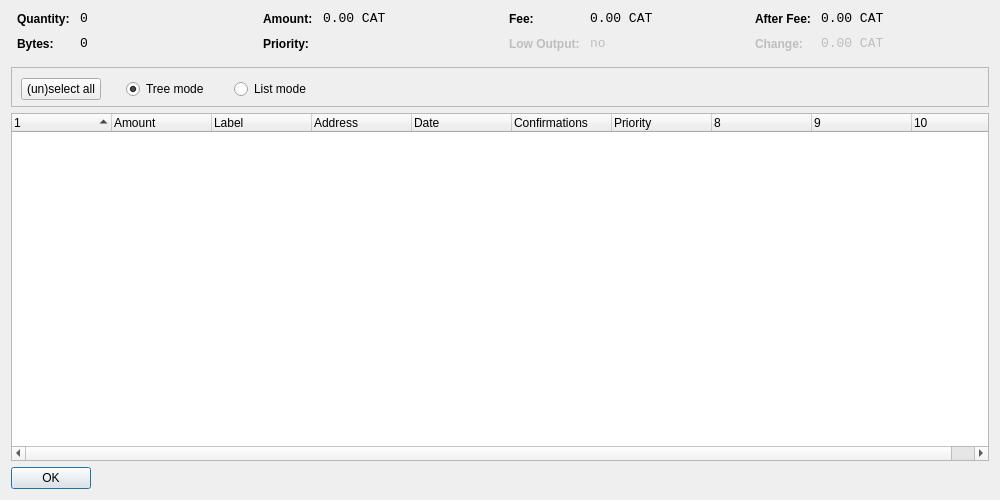
<?xml version="1.0" encoding="UTF-8"?>
<ui version="4.0">
 <class>CoinControlDialog</class>
 <widget class="QDialog" name="CoinControlDialog">
  <property name="geometry">
   <rect>
    <x>0</x>
    <y>0</y>
    <width>1000</width>
    <height>500</height>
   </rect>
  </property>
  <property name="windowTitle">
   <string>Coin Control</string>
  </property>
  <layout class="QVBoxLayout" name="verticalLayout">
   <item>
    <layout class="QHBoxLayout" name="horizontalLayoutTop" stretch="0,0,0,0">
     <property name="topMargin">
      <number>0</number>
     </property>
     <property name="bottomMargin">
      <number>10</number>
     </property>
     <item>
      <layout class="QFormLayout" name="formLayoutCoinControl1">
       <property name="horizontalSpacing">
        <number>10</number>
       </property>
       <property name="verticalSpacing">
        <number>10</number>
       </property>
       <property name="leftMargin">
        <number>6</number>
       </property>
       <property name="rightMargin">
        <number>6</number>
       </property>
       <item row="0" column="0">
        <widget class="QLabel" name="labelCoinControlQuantityText">
         <property name="styleSheet">
          <string notr="true">font-weight:bold;</string>
         </property>
         <property name="text">
          <string>Quantity:</string>
         </property>
        </widget>
       </item>
       <item row="0" column="1">
        <widget class="QLabel" name="labelCoinControlQuantity">
         <property name="font">
          <font>
           <family>Monospace</family>
           <pointsize>10</pointsize>
          </font>
         </property>
         <property name="cursor">
          <cursorShape>IBeamCursor</cursorShape>
         </property>
         <property name="contextMenuPolicy">
          <enum>Qt::ActionsContextMenu</enum>
         </property>
         <property name="text">
          <string notr="true">0</string>
         </property>
         <property name="textInteractionFlags">
          <set>Qt::LinksAccessibleByMouse|Qt::TextSelectableByKeyboard|Qt::TextSelectableByMouse</set>
         </property>
        </widget>
       </item>
       <item row="1" column="0">
        <widget class="QLabel" name="labelCoinControlBytesText">
         <property name="styleSheet">
          <string notr="true">font-weight:bold;</string>
         </property>
         <property name="text">
          <string>Bytes:</string>
         </property>
        </widget>
       </item>
       <item row="1" column="1">
        <widget class="QLabel" name="labelCoinControlBytes">
         <property name="font">
          <font>
           <family>Monospace</family>
           <pointsize>10</pointsize>
          </font>
         </property>
         <property name="cursor">
          <cursorShape>IBeamCursor</cursorShape>
         </property>
         <property name="contextMenuPolicy">
          <enum>Qt::ActionsContextMenu</enum>
         </property>
         <property name="text">
          <string notr="true">0</string>
         </property>
         <property name="textInteractionFlags">
          <set>Qt::LinksAccessibleByMouse|Qt::TextSelectableByKeyboard|Qt::TextSelectableByMouse</set>
         </property>
        </widget>
       </item>
      </layout>
     </item>
     <item>
      <layout class="QFormLayout" name="formLayoutCoinControl2">
       <property name="horizontalSpacing">
        <number>10</number>
       </property>
       <property name="verticalSpacing">
        <number>10</number>
       </property>
       <property name="leftMargin">
        <number>6</number>
       </property>
       <property name="rightMargin">
        <number>6</number>
       </property>
       <item row="0" column="0">
        <widget class="QLabel" name="labelCoinControlAmountText">
         <property name="styleSheet">
          <string notr="true">font-weight:bold;</string>
         </property>
         <property name="text">
          <string>Amount:</string>
         </property>
        </widget>
       </item>
       <item row="0" column="1">
        <widget class="QLabel" name="labelCoinControlAmount">
         <property name="font">
          <font>
           <family>Monospace</family>
           <pointsize>10</pointsize>
          </font>
         </property>
         <property name="cursor">
          <cursorShape>IBeamCursor</cursorShape>
         </property>
         <property name="contextMenuPolicy">
          <enum>Qt::ActionsContextMenu</enum>
         </property>
         <property name="text">
          <string notr="true">0.00 CAT</string>
         </property>
         <property name="textInteractionFlags">
          <set>Qt::LinksAccessibleByMouse|Qt::TextSelectableByKeyboard|Qt::TextSelectableByMouse</set>
         </property>
        </widget>
       </item>
       <item row="1" column="0">
        <widget class="QLabel" name="labelCoinControlPriorityText">
         <property name="styleSheet">
          <string notr="true">font-weight:bold;</string>
         </property>
         <property name="text">
          <string>Priority:</string>
         </property>
        </widget>
       </item>
       <item row="1" column="1">
        <widget class="QLabel" name="labelCoinControlPriority">
         <property name="font">
          <font>
           <family>Monospace</family>
           <pointsize>10</pointsize>
          </font>
         </property>
         <property name="cursor">
          <cursorShape>IBeamCursor</cursorShape>
         </property>
         <property name="contextMenuPolicy">
          <enum>Qt::ActionsContextMenu</enum>
         </property>
         <property name="text">
          <string/>
         </property>
         <property name="textInteractionFlags">
          <set>Qt::LinksAccessibleByMouse|Qt::TextSelectableByKeyboard|Qt::TextSelectableByMouse</set>
         </property>
        </widget>
       </item>
      </layout>
     </item>
     <item>
      <layout class="QFormLayout" name="formLayoutCoinControl3">
       <property name="horizontalSpacing">
        <number>10</number>
       </property>
       <property name="verticalSpacing">
        <number>10</number>
       </property>
       <property name="leftMargin">
        <number>6</number>
       </property>
       <property name="rightMargin">
        <number>6</number>
       </property>
       <item row="0" column="0">
        <widget class="QLabel" name="labelCoinControlFeeText">
         <property name="styleSheet">
          <string notr="true">font-weight:bold;</string>
         </property>
         <property name="text">
          <string>Fee:</string>
         </property>
        </widget>
       </item>
       <item row="0" column="1">
        <widget class="QLabel" name="labelCoinControlFee">
         <property name="font">
          <font>
           <family>Monospace</family>
           <pointsize>10</pointsize>
          </font>
         </property>
         <property name="cursor">
          <cursorShape>IBeamCursor</cursorShape>
         </property>
         <property name="contextMenuPolicy">
          <enum>Qt::ActionsContextMenu</enum>
         </property>
         <property name="text">
          <string notr="true">0.00 CAT</string>
         </property>
         <property name="textInteractionFlags">
          <set>Qt::LinksAccessibleByMouse|Qt::TextSelectableByKeyboard|Qt::TextSelectableByMouse</set>
         </property>
        </widget>
       </item>
       <item row="1" column="0">
        <widget class="QLabel" name="labelCoinControlLowOutputText">
         <property name="enabled">
          <bool>false</bool>
         </property>
         <property name="styleSheet">
          <string notr="true">font-weight:bold;</string>
         </property>
         <property name="text">
          <string>Low Output:</string>
         </property>
        </widget>
       </item>
       <item row="1" column="1">
        <widget class="QLabel" name="labelCoinControlLowOutput">
         <property name="enabled">
          <bool>false</bool>
         </property>
         <property name="font">
          <font>
           <family>Monospace</family>
           <pointsize>10</pointsize>
          </font>
         </property>
         <property name="cursor">
          <cursorShape>IBeamCursor</cursorShape>
         </property>
         <property name="contextMenuPolicy">
          <enum>Qt::ActionsContextMenu</enum>
         </property>
         <property name="text">
          <string notr="true">no</string>
         </property>
         <property name="textInteractionFlags">
          <set>Qt::LinksAccessibleByMouse|Qt::TextSelectableByKeyboard|Qt::TextSelectableByMouse</set>
         </property>
        </widget>
       </item>
      </layout>
     </item>
     <item>
      <layout class="QFormLayout" name="formLayoutCoinControl4">
       <property name="horizontalSpacing">
        <number>10</number>
       </property>
       <property name="verticalSpacing">
        <number>10</number>
       </property>
       <property name="leftMargin">
        <number>6</number>
       </property>
       <property name="rightMargin">
        <number>6</number>
       </property>
       <item row="0" column="0">
        <widget class="QLabel" name="labelCoinControlAfterFeeText">
         <property name="styleSheet">
          <string notr="true">font-weight:bold;</string>
         </property>
         <property name="text">
          <string>After Fee:</string>
         </property>
        </widget>
       </item>
       <item row="0" column="1">
        <widget class="QLabel" name="labelCoinControlAfterFee">
         <property name="font">
          <font>
           <family>Monospace</family>
           <pointsize>10</pointsize>
          </font>
         </property>
         <property name="cursor">
          <cursorShape>IBeamCursor</cursorShape>
         </property>
         <property name="contextMenuPolicy">
          <enum>Qt::ActionsContextMenu</enum>
         </property>
         <property name="text">
          <string notr="true">0.00 CAT</string>
         </property>
         <property name="textInteractionFlags">
          <set>Qt::LinksAccessibleByMouse|Qt::TextSelectableByKeyboard|Qt::TextSelectableByMouse</set>
         </property>
        </widget>
       </item>
       <item row="1" column="0">
        <widget class="QLabel" name="labelCoinControlChangeText">
         <property name="enabled">
          <bool>false</bool>
         </property>
         <property name="styleSheet">
          <string notr="true">font-weight:bold;</string>
         </property>
         <property name="text">
          <string>Change:</string>
         </property>
        </widget>
       </item>
       <item row="1" column="1">
        <widget class="QLabel" name="labelCoinControlChange">
         <property name="enabled">
          <bool>false</bool>
         </property>
         <property name="font">
          <font>
           <family>Monospace</family>
           <pointsize>10</pointsize>
          </font>
         </property>
         <property name="cursor">
          <cursorShape>IBeamCursor</cursorShape>
         </property>
         <property name="contextMenuPolicy">
          <enum>Qt::ActionsContextMenu</enum>
         </property>
         <property name="text">
          <string notr="true">0.00 CAT</string>
         </property>
         <property name="textInteractionFlags">
          <set>Qt::LinksAccessibleByMouse|Qt::TextSelectableByKeyboard|Qt::TextSelectableByMouse</set>
         </property>
        </widget>
       </item>
      </layout>
     </item>
    </layout>
   </item>
   <item>
    <widget class="QFrame" name="frame">
     <property name="minimumSize">
      <size>
       <width>0</width>
       <height>40</height>
      </size>
     </property>
     <property name="frameShape">
      <enum>QFrame::StyledPanel</enum>
     </property>
     <property name="frameShadow">
      <enum>QFrame::Sunken</enum>
     </property>
     <property name="lineWidth">
      <number>1</number>
     </property>
     <widget class="QWidget" name="horizontalLayoutWidget">
      <property name="geometry">
       <rect>
        <x>10</x>
        <y>10</y>
        <width>781</width>
        <height>25</height>
       </rect>
      </property>
      <layout class="QHBoxLayout" name="horizontalLayoutPanel" stretch="0,0,0,0">
       <property name="spacing">
        <number>25</number>
       </property>
       <property name="topMargin">
        <number>0</number>
       </property>
       <property name="bottomMargin">
        <number>0</number>
       </property>
       <item>
        <widget class="QPushButton" name="pushButtonSelectAll">
         <property name="sizePolicy">
          <sizepolicy hsizetype="Maximum" vsizetype="Fixed">
           <horstretch>0</horstretch>
           <verstretch>0</verstretch>
          </sizepolicy>
         </property>
         <property name="text">
          <string>(un)select all</string>
         </property>
        </widget>
       </item>
       <item>
        <widget class="QRadioButton" name="radioTreeMode">
         <property name="sizePolicy">
          <sizepolicy hsizetype="Maximum" vsizetype="Fixed">
           <horstretch>0</horstretch>
           <verstretch>0</verstretch>
          </sizepolicy>
         </property>
         <property name="text">
          <string>Tree mode</string>
         </property>
         <property name="checked">
          <bool>true</bool>
         </property>
        </widget>
       </item>
       <item>
        <widget class="QRadioButton" name="radioListMode">
         <property name="sizePolicy">
          <sizepolicy hsizetype="Maximum" vsizetype="Fixed">
           <horstretch>0</horstretch>
           <verstretch>0</verstretch>
          </sizepolicy>
         </property>
         <property name="text">
          <string>List mode</string>
         </property>
        </widget>
       </item>
       <item>
        <spacer name="horizontalSpacer">
         <property name="orientation">
          <enum>Qt::Horizontal</enum>
         </property>
         <property name="sizeHint" stdset="0">
          <size>
           <width>40</width>
           <height>20</height>
          </size>
         </property>
        </spacer>
       </item>
      </layout>
     </widget>
    </widget>
   </item>
   <item>
    <widget class="CoinControlTreeWidget" name="treeWidget">
     <property name="contextMenuPolicy">
      <enum>Qt::CustomContextMenu</enum>
     </property>
     <property name="sortingEnabled">
      <bool>false</bool>
     </property>
     <property name="columnCount">
      <number>10</number>
     </property>
     <attribute name="headerShowSortIndicator" stdset="0">
      <bool>true</bool>
     </attribute>
     <attribute name="headerStretchLastSection">
      <bool>false</bool>
     </attribute>
     <column>
      <property name="text">
       <string/>
      </property>
     </column>
     <column>
      <property name="text">
       <string>Amount</string>
      </property>
     </column>
     <column>
      <property name="text">
       <string>Label</string>
      </property>
     </column>
     <column>
      <property name="text">
       <string>Address</string>
      </property>
     </column>
     <column>
      <property name="text">
       <string>Date</string>
      </property>
     </column>
     <column>
      <property name="text">
       <string>Confirmations</string>
      </property>
      <property name="toolTip">
       <string>Confirmed</string>
      </property>
     </column>
     <column>
      <property name="text">
       <string>Priority</string>
      </property>
     </column>
     <column>
      <property name="text">
       <string/>
      </property>
     </column>
     <column>
      <property name="text">
       <string/>
      </property>
     </column>
     <column>
      <property name="text">
       <string/>
      </property>
     </column>
    </widget>
   </item>
   <item>
    <widget class="QDialogButtonBox" name="buttonBox">
     <property name="sizePolicy">
      <sizepolicy hsizetype="Maximum" vsizetype="Fixed">
       <horstretch>0</horstretch>
       <verstretch>0</verstretch>
      </sizepolicy>
     </property>
     <property name="orientation">
      <enum>Qt::Horizontal</enum>
     </property>
     <property name="standardButtons">
      <set>QDialogButtonBox::Ok</set>
     </property>
    </widget>
   </item>
  </layout>
 </widget>
 <customwidgets>
  <customwidget>
   <class>CoinControlTreeWidget</class>
   <extends>QTreeWidget</extends>
   <header>coincontroltreewidget.h</header>
  </customwidget>
 </customwidgets>
 <resources/>
 <connections/>
</ui>
